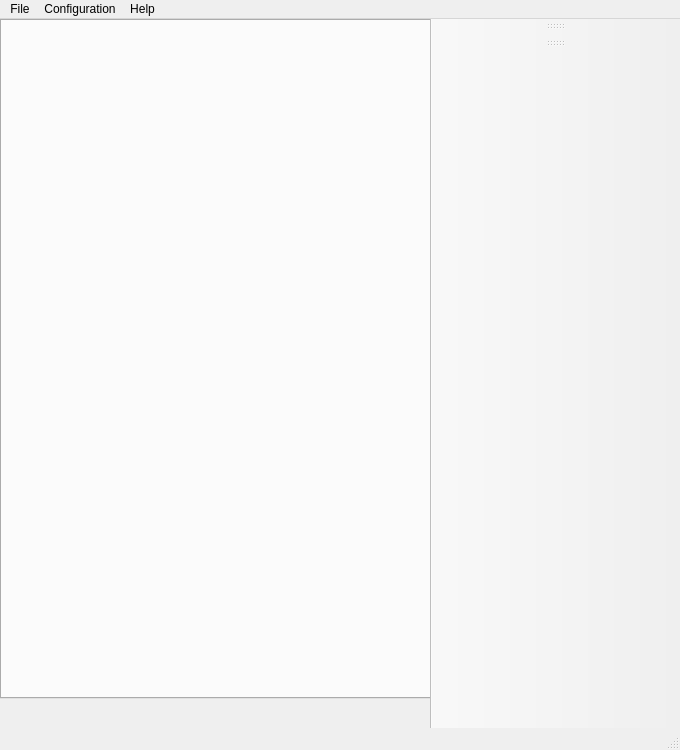
<?xml version="1.0" encoding="UTF-8"?>
<!--#    This file is part of Flywalk Reloaded. <http://flywalk.eempo.net>
#
#     flywalk@eempo.net - Pedro Gouveia
#
#
#    Flywalk Reloaded is free software: you can redistribute it and/or modify
#    it under the terms of the GNU General Public License as published by
#    the Free Software Foundation, version 2.
#
#    Flywalk Reloaded is distributed in the hope that it will be useful,
#    but WITHOUT ANY WARRANTY; without even the implied warranty of
#    MERCHANTABILITY or FITNESS FOR A PARTICULAR PURPOSE.  See the
#    GNU General Public License for more details.
#
#    You should have received a copy of the GNU General Public License
#    along with Flywalk Reloaded.  If not, see <http://www.gnu.org/licenses/>.
-->
<ui version="4.0">
	<class>MainWindow</class>
	<widget class="QMainWindow" name="MainWindow">
		<property name="geometry">
			<rect>
				<x>0</x>
				<y>0</y>
				<width>680</width>
				<height>750</height>
			</rect>
		</property>
		<!--<property name="sizePolicy">
			<sizepolicy hsizetype="MinimumExpanding" vsizetype="MinimumExpanding">
				<horstretch>0</horstretch>
				<verstretch>0</verstretch>
			</sizepolicy>
		</property>
		<property name="minimumSize">
			<size>
				<width>680</width>
				<height>750</height>
			</size>
		</property>
		<property name="maximumSize">
			<size>
				<width>680</width>
				<height>750</height>
			</size>
		</property>-->
		<property name="windowTitle">
			<string>FlyWalk 2.0</string>
		</property>
		
		<widget class="QWidget" name="centralWidget">
			<widget class="QTabWidget" name="tabWidget">
				<property name="geometry">
					<rect>
						<!--<x>10</x>
						<y>10</y>
						<width>660</width>
						<height>680</height>--></rect>
				</property>
				<!--<property name="sizePolicy">
					<sizepolicy hsizetype="MinimumExpanding" vsizetype="MinimumExpanding">
						<horstretch>0</horstretch>
						<verstretch>0</verstretch>
					</sizepolicy>
				</property>
				-->
				<property name="minimumSize">
					<size>
						<width>660</width>
						<height>680</height>
					</size>
				</property>
				<property name="currentIndex">
					<number>-1</number>
				</property>
				<property name="tabsClosable">
					<bool>false</bool>
				</property>
			</widget>
		</widget>
		<widget class="QMenuBar" name="menuBar">
			<property name="geometry">
				<rect>
					<x>0</x>
					<y>0</y>
					<width>680</width>
					<height>20</height>
				</rect>
			</property>
			<widget class="QMenu" name="menuFile">
				<property name="title">
					<string>File</string>
				</property>
				<widget class="QMenu" name="menuStartNewCamera">
					<property name="title">
						<string>Start New Camera</string>
					</property>
				</widget>
				
				<addaction name="actionOpenFile"/>
				<addaction name="menuStartNewCamera"/>
				<addaction name="actionSaveSettings"/>
				<addaction name="actionQuit"/>
			</widget>
			<widget class="QMenu" name="menuConfig">
				<property name="title">
					<string>Configuration</string>
				</property>
				<widget class="QMenu" name="menuSetResolution">
					<property name="title">
						<string>Resolution</string>
					</property>
				</widget>
				<action name="toggleProcessingAdjust">
					<property name="text">
						<string>Show processing adjustments</string>
					</property>
					<property name="checkable">
						<Bool>true</Bool>
					</property>
				</action>
				<action name="toggleCameraAdjust">
					<property name="text">
						<string>Show camera adjustments</string>
					</property>
					<property name="checkable">
						<Bool>true</Bool>
					</property>
				</action>
				<addaction name="menuSetResolution"/>
				<addaction name="toggleCameraAdjust"/>
				<addaction name="toggleProcessingAdjust"/>
				
			</widget>
			<widget class="QMenu" name="menuHelp">
				<property name="title">
					<string>Help</string>
				</property>
				<addaction name="actionAbout"/>
			</widget>
			<addaction name="menuFile"/>
			<addaction name="menuConfig"/>
			<addaction name="menuHelp"/>
		</widget>
		<widget class="QStatusBar" name="statusBar"/>
		<action name="actionOpenFile">
			<property name="text">
				<string>Load video...</string>
			</property>
		</action>
		<action name="actionAbout">
			<property name="text">
				<string>About</string>
			</property>
		</action>
		<action name="actionConfig">
			<property name="text">
				<string>Configure camera</string>
			</property>
		</action>
		<action name="actionSaveSettings">
			<property name="text">
				<string>Save Settings</string>
			</property>
		</action>
		<action name="actionQuit">
			<property name="text">
				<string>Quit</string>
			</property>
		</action>
		<action name="actionSynchronizeStreams">
			<property name="checkable">
				<bool>true</bool>
			</property>
			<property name="text">
				<string>Synchronize streams</string>
			</property>
		</action>
		<action name="actionScaleToFitFrame">
			<property name="checkable">
				<bool>true</bool>
			</property>
			<property name="text">
				<string>Scale to fit frame</string>
			</property>
		</action>
		
		
		<widget class="QToolBar" name="toolbarProcessingAdjust">
			<attribute name="toolBarArea">
				<enum>RightToolBarArea</enum>
			</attribute>
			<property name="floatable">
			        <bool>false</bool>
			</property>
			<property name="minimumSize">
			<size>
			        <width>250</width>
			</size>
			</property>
		</widget>
		<widget class="QToolBar" name="toolbarCameraAdjust">
			<attribute name="toolBarArea">
				<enum>RightToolBarArea</enum>
			</attribute>
			<property name="floatable">
			        <bool>false</bool>
			</property>
			<property name="minimumSize">
			<size>
			        <width>250</width>
			</size>
			</property>
		</widget>
		</widget>
		<layoutdefault spacing="6" margin="11"/>
		<tabstops>
			<tabstop>tabWidget</tabstop>
		</tabstops>
		<resources/>
		<connections/>
	</ui>
